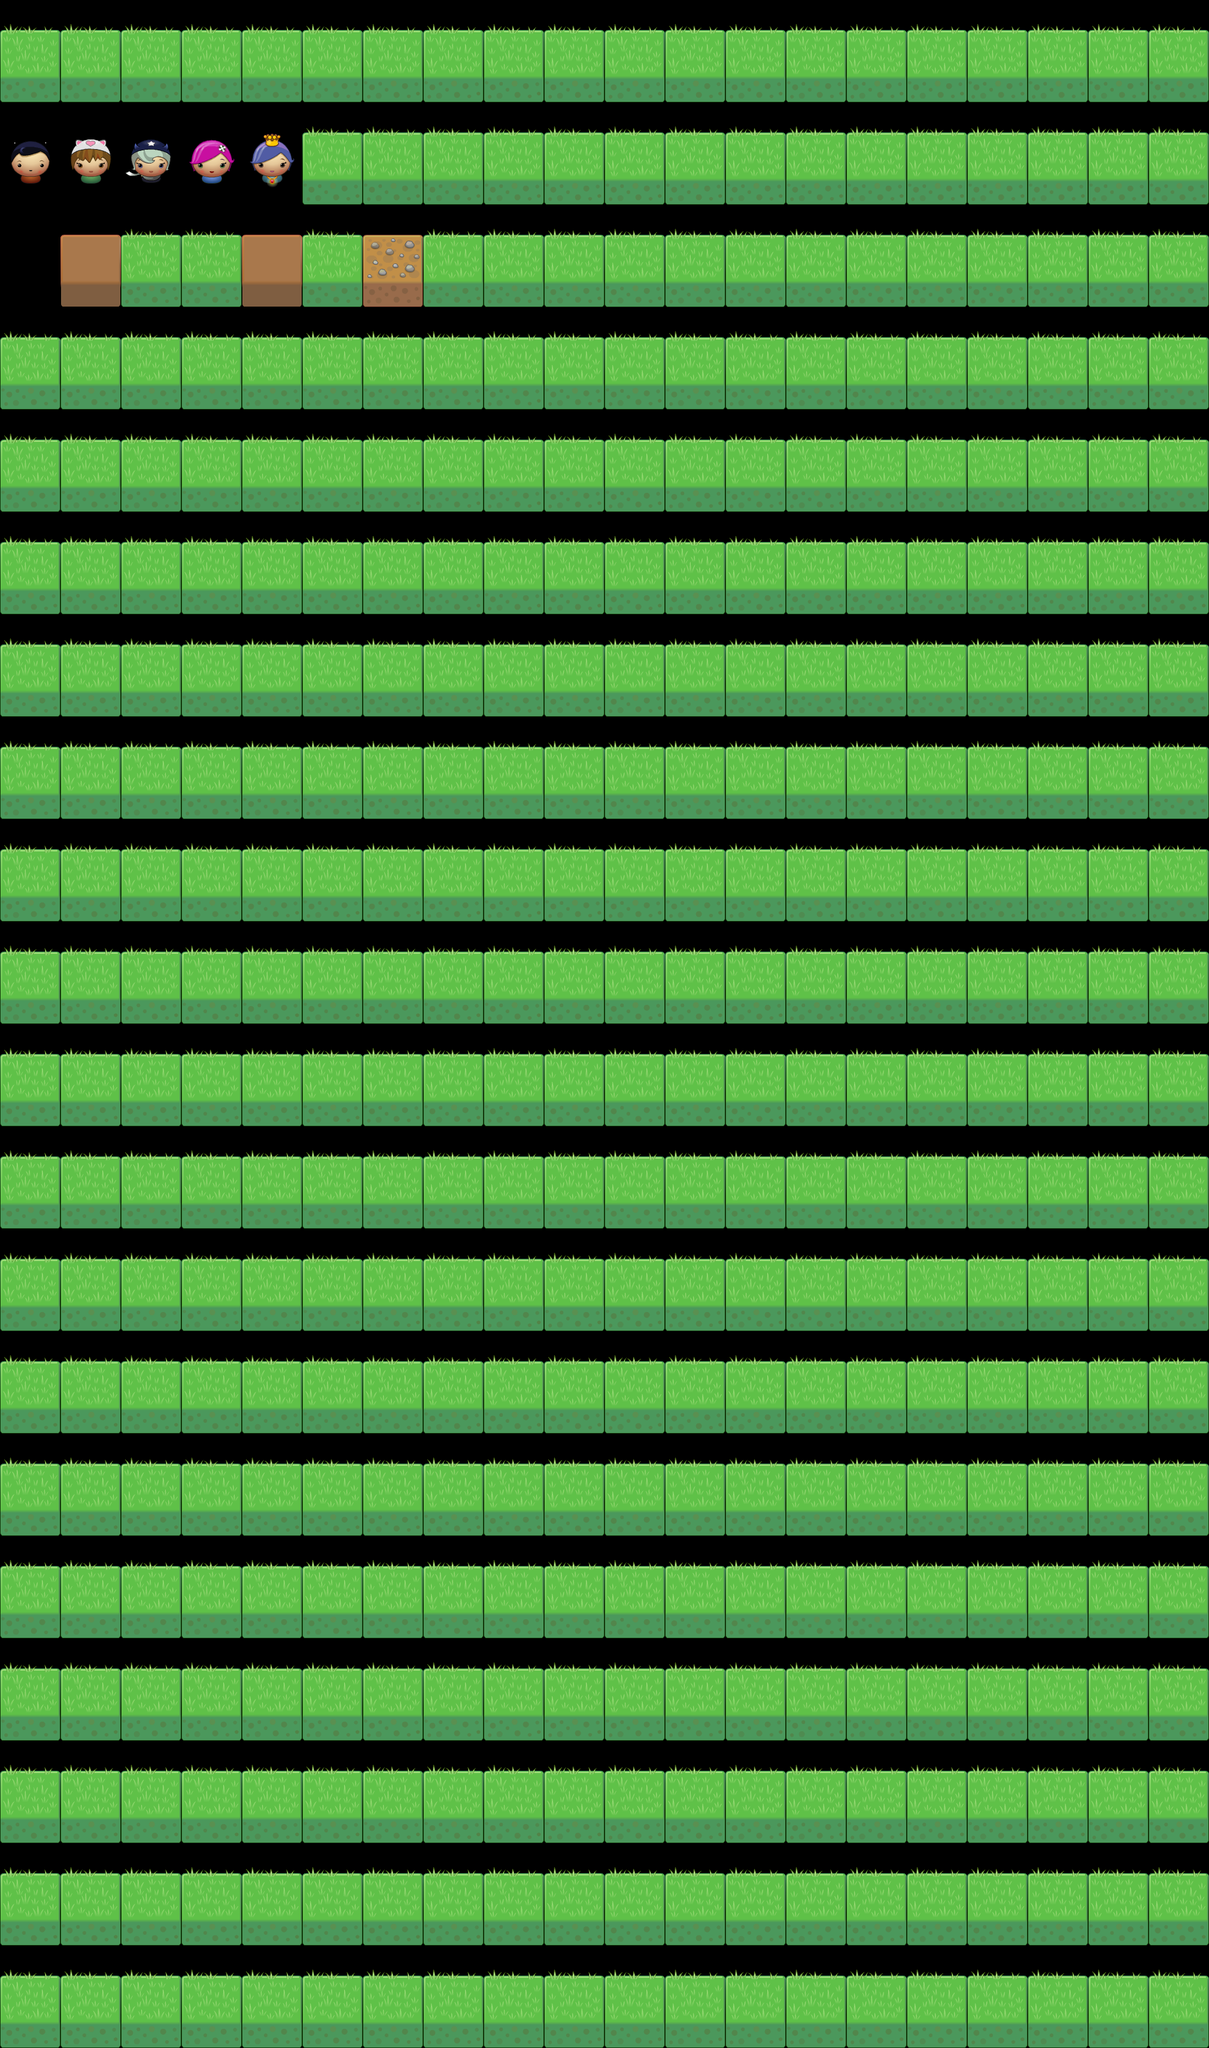

Tiled map render using the project's own tile images. Description and the map definition, with tile-layer contents summarised, below:
An orthogonal 20x20 tile map with 101x171 px tiles, 1 tile layer (Tile Layer 1).

<map version="1.0" orientation="orthogonal" width="20" height="20" tilewidth="101" tileheight="171">
 <tileset firstgid="1" source="tmx/tile_test.tsx" />
 <layer name="Tile Layer 1" width="20" height="20">
  <data>[400 cells, 399 non-empty, 8 distinct tile ids]</data>
 </layer>
</map>
